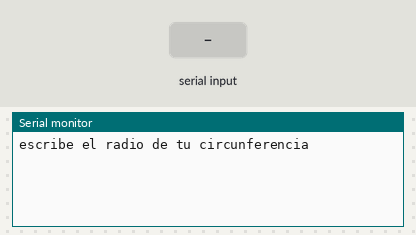
A sketch run on a simulated Arduino Uno, built with avr-gcc and run on an emulated ATmega328P. On the bench: the last lines printed to the serial monitor. Inputs (shaded band) come from the test bench.

Above: at 1.2 s.
1.3 s: "90,45\n" received over Serial
At 1.41 s:
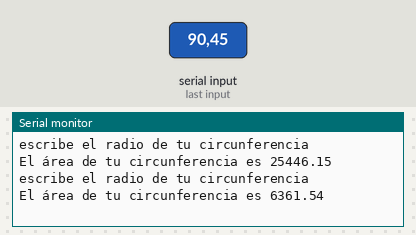
2.8 s: "30,150\n" received over Serial
At 3.6 s:
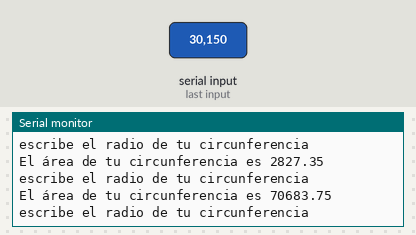
Timing chart, 0 to 5.8 s (numbered marks = the images above; inputs shaded):
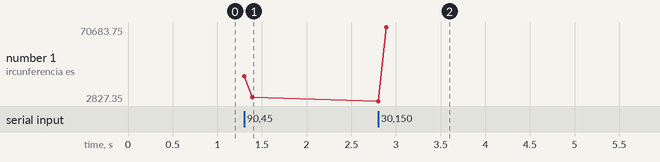

The sketch:

valores_desde_monitor-serial-2_class18.ino
```cpp
//A=pi*radion^2
float radius;
float pi=3.1415;
float area;
String msg1 = "escribe el radio de tu circunferencia";
String msg2 = "El área de tu circunferencia es ";
void setup() {
  Serial.begin(9600);
}

void loop() {
  Serial.println(msg1);              //pintamos el primer mensaje
  Serial.read();                      //toma el los valores que escribamos en el serial
  while (Serial.available() == 0) {  //mientras Serial.avaible sea 0 (osea vacio),serial.avaible detecta el numero de caracteres que hay en el input del serial
  }
  radius=Serial.parseFloat();
  area=pi*radius*radius;
  Serial.print(msg2);
  Serial.println(area);
  Serial.println();
}
```

Measured:
- after the input at 1.3 s, the serial monitor: prints a new line at once (image 1)
- after the input at 2.8 s, the serial monitor: prints a new line at once (image 2)
- plotted number 1: 6361.54 → 70683.75 after the input at 2.8 s
